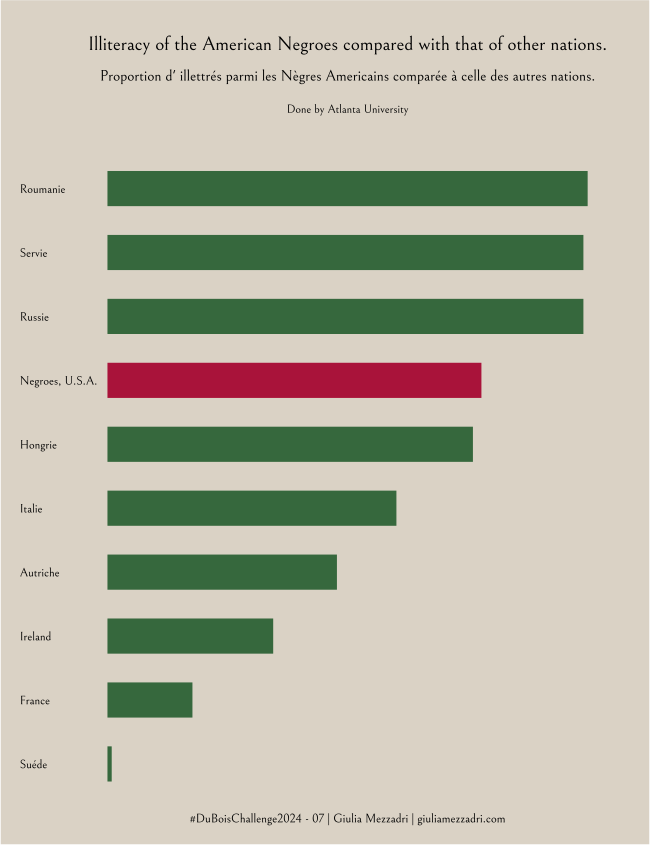

This chart was generated by the following R code:
###packages
rm(list=ls())   #to clean
library(ggplot2)
library(showtext)
library(dplyr)
showtext_auto()

###import data set
data=read.table('data.csv', header = F, sep=',')
data$V1[which(data$V1=='Suede')]='Suéde'
col_red='#a9133aff'
col_green='#36683dff'
col_background='#dad2c5ff'
font_add_google(name = "Bellefair", family = "Bellefair")
myfont='Bellefair'

###plot
pl=ggplot(data, aes(x=reorder(V1,V2), y=V2, fill=V1)) + geom_col(width=.55) + coord_flip(xlim=c(1,11),clip="off") +
  scale_fill_manual(values=c(rep(col_green,5), col_red, rep(col_green,4))) +
  scale_y_continuous(expand=c(0,.5), limits=c(0,max(data$V2))) +
  ggtitle("Illiteracy of the American Negroes compared with that of other nations.", subtitle="Proportion d' illettrés parmi les Nègres Americains comparée à celle des autres nations.") +
  guides(fill='none') +
  labs(caption='#DuBoisChallenge2024 - 07 | Giulia Mezzadri | giuliamezzadri.com') +
  theme(
    axis.title.x=element_blank(), axis.text.x=element_blank(), axis.ticks.x=element_blank(),
    axis.title.y=element_blank(), axis.text.y=element_text(hjust=0, family=myfont, color='black'), axis.ticks.y=element_blank(),
    panel.grid=element_blank(),
    plot.title = element_text(family=myfont, hjust=.5, vjust=1.5, size=14),
    plot.subtitle = element_text(family=myfont, hjust=.5, vjust=-.5, size=11),
    plot.caption = element_text(family=myfont, hjust=.5, size=9),
    plot.margin = unit(c(1, 1.5, .5, .5), "cm"),
    plot.background = element_rect(fill = col_background), 
    panel.background = element_rect(fill = col_background)
    ) +
  annotate('text', x=11.25 , y=max(data$V2)/2, label='Done by Atlanta University', family=myfont, size=3)
print(pl)
width=6.5
ggsave(file='challenge07.pdf', plot=pl, width=width, height=1.3*width)

  
